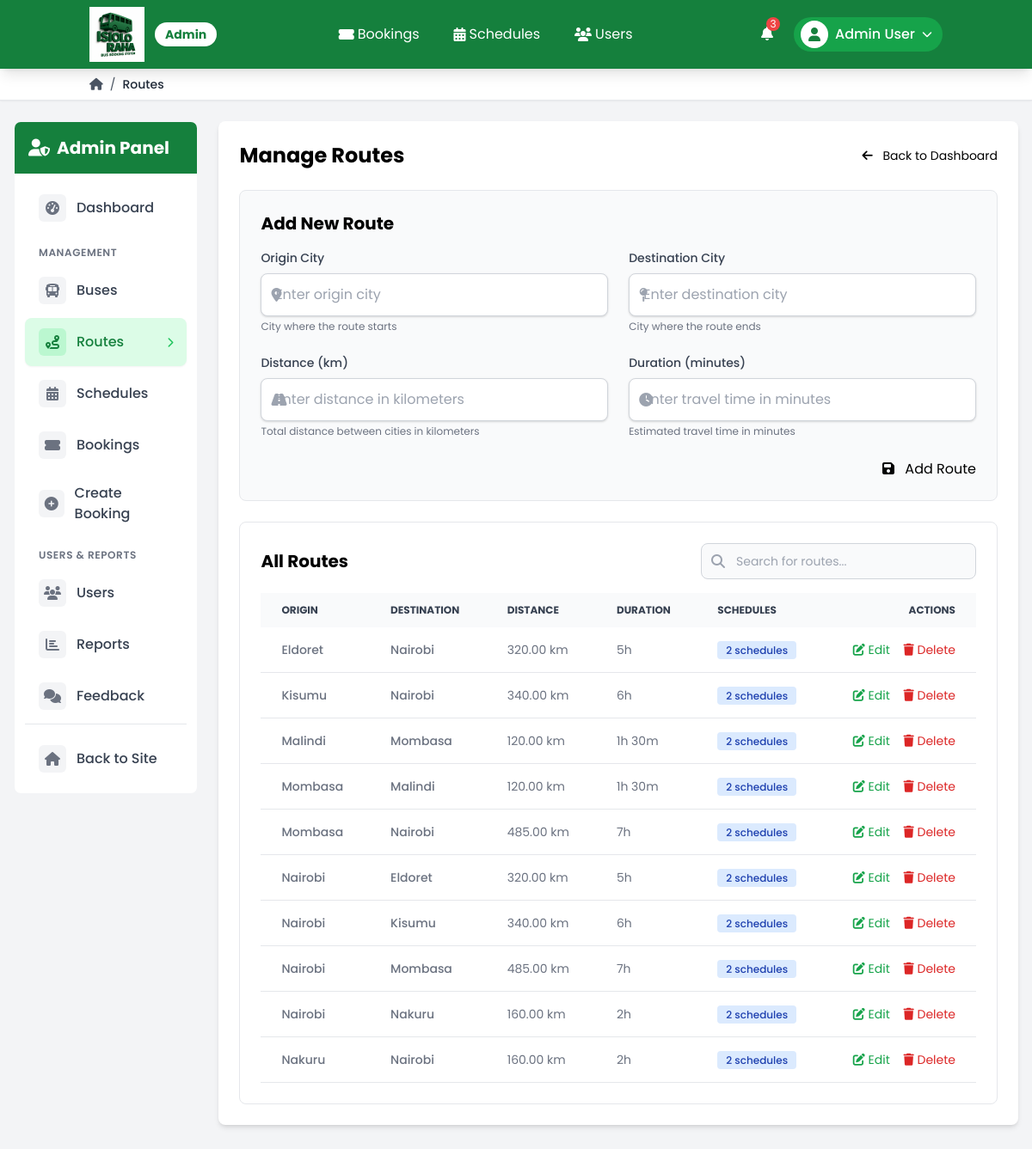
The app's page /admin/routes.php (signed in), older data.
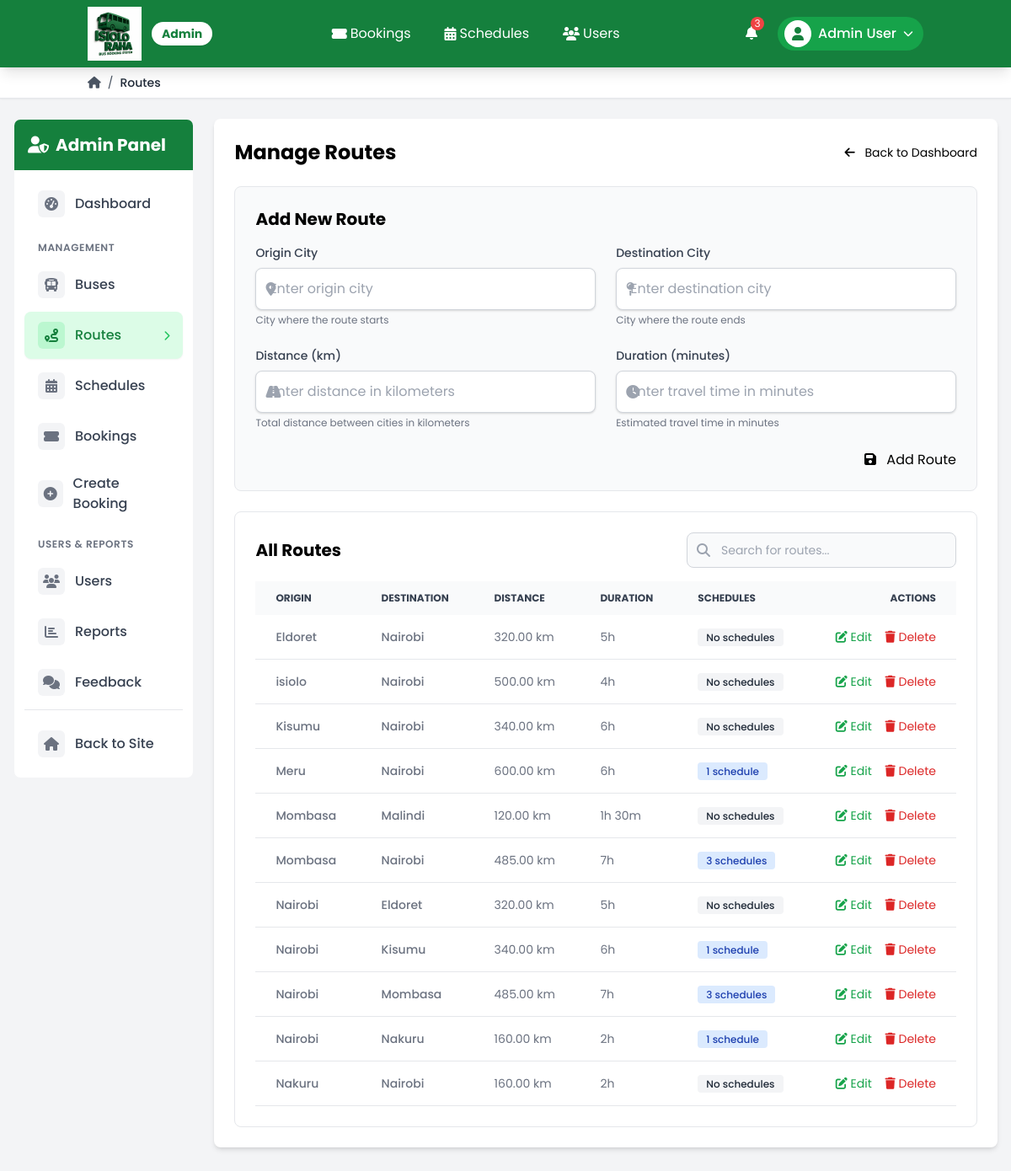
The same page, newer data.
### tables this page shows
CREATE TABLE `routes` (
  `id` int(11) UNSIGNED NOT NULL,
  `origin` varchar(100) NOT NULL,
  `destination` varchar(100) NOT NULL,
  `distance` decimal(10,2) DEFAULT NULL,
  `duration` int(11) DEFAULT NULL COMMENT 'Duration in minutes',
  `created_at` timestamp NOT NULL DEFAULT current_timestamp(),
  `updated_at` timestamp NOT NULL DEFAULT current_timestamp() ON UPDATE current_timestamp()
);

### includes/functions.php (called while the page is built, shortened)
<?php
function formatDuration($minutes) {
    $hours = floor($minutes / 60);
    $mins = $minutes % 60;
    if ($hours > 0) {
        return $hours . 'h ' . ($mins > 0 ? $mins . 'm' : '');
    } else {
        return $mins . 'm';
    }
}

### admin/routes.php (the view, shortened to what the changed rows need)
<?php
require_once '../includes/templates/admin_header.php';
require_once '../includes/functions.php';
$conn = require_once '../config/database.php';
$id = $origin = $destination = $distance = $duration = "";
$sql = "SELECT r.*,
        (SELECT COUNT(*) FROM schedules s WHERE s.route_id = r.id) as schedule_count
        FROM routes r
        ORDER BY r.origin, r.destination";
$result = $conn->query($sql);
$routes = [];
if ($result && $result->num_rows > 0) {
    while ($row = $result->fetch_assoc()) {
        $routes[] = $row;
    }
}
?>
<div class="grid grid-cols-1 md:grid-cols-5 gap-6">
    <div class="md:col-span-1">
        <?php include_once '../includes/templates/admin_sidebar.php'; ?>
    </div>
    <div class="md:col-span-4">
        <div class="bg-white rounded-lg shadow-md p-6 mb-6">
            <div class="flex justify-between items-center mb-6">
                <h1 class="text-2xl font-bold">Manage Routes</h1>
            </div>
            <div class="bg-gray-50 rounded-lg border border-gray-200 p-6 mb-6">
                <div class="flex justify-between items-center mb-4">
                    <h2 class="text-xl font-bold"><?php echo ($id) ? 'Edit Route' : 'Add New Route'; ?></h2>
                </div>
            </div>
            <div class="bg-white rounded-lg border border-gray-200 p-6">
                <div class="flex justify-between items-center mb-4">
                    <h2 class="text-xl font-bold">All Routes</h2>
                </div>
                <?php if (empty($routes)): ?>
                    <div class="text-center py-8">
                        <div class="text-gray-400 mb-3">
                            <i class="fas fa-route text-5xl"></i>
                        </div>
                        <p class="text-gray-500">No routes found. Add your first route above.</p>
                    </div>
                <?php else: ?>
                    <div class="overflow-x-auto">
                        <table class="w-full text-sm text-left text-gray-500 searchable-table">
                            <thead class="text-xs text-gray-700 uppercase bg-gray-50">
                                <tr>
                                    <th scope="col" class="px-6 py-3">Origin</th>
                                    <th scope="col" class="px-6 py-3">Destination</th>
                                    <th scope="col" class="px-6 py-3">Distance</th>
                                    <th scope="col" class="px-6 py-3">Duration</th>
                                    <th scope="col" class="px-6 py-3">Schedules</th>
                                    <th scope="col" class="px-6 py-3 text-right">Actions</th>
                                </tr>
                            </thead>
                            <tbody>
                                <?php foreach ($routes as $route): ?>
                                    <tr class="bg-white border-b hover:bg-gray-50">
                                        <td class="px-6 py-4 font-medium"><?php echo $route['origin']; ?></td>
                                        <td class="px-6 py-4 font-medium"><?php echo $route['destination']; ?></td>
                                        <td class="px-6 py-4"><?php echo $route['distance']; ?> km</td>
                                        <td class="px-6 py-4"><?php echo formatDuration($route['duration']); ?></td>
                                        <td class="px-6 py-4">
                                            <?php if ($route['schedule_count'] > 0): ?>
                                                <span class="bg-blue-100 text-blue-800 text-xs font-medium px-2.5 py-0.5 rounded">
                                                    <?php echo $route['schedule_count']; ?> schedule<?php echo $route['schedule_count'] > 1 ? 's' : ''; ?>
                                                </span>
                                            <?php else: ?>
                                                <span class="bg-gray-100 text-gray-800 text-xs font-medium px-2.5 py-0.5 rounded">No schedules</span>
                                            <?php endif; ?>
                                        </td>
                                        <td class="px-6 py-4 text-right">
                                            <a href="routes.php?action=edit&id=<?php echo $route['id']; ?>" class="text-primary-600 hover:text-primary-900 mr-3">
                                                <i class="fas fa-edit"></i> Edit
                                            </a>
                                            <a href="#" class="text-red-600 hover:text-red-900"
                                               onclick="confirmDelete(<?php echo $route['id']; ?>, '<?php echo $route['origin']; ?>', '<?php echo $route['destination']; ?>')">
                                                <i class="fas fa-trash"></i> Delete
                                            </a>
                                        </td>
                                    </tr>
                                <?php endforeach; ?>
                            </tbody>
                        </table>
                    </div>
                <?php endif; ?>
            </div>
        </div>
    </div>
</div>
<?php
require_once '../includes/templates/admin_footer.php';
?>

Row changes from the older to the newer data that the page shows:
removed routes: origin "Malindi", destination "Mombasa", distance "120.00", duration "1h 30m", schedule_count "2"
changed routes (number 1 of 11 on the later page): schedule_count "2" → (not shown); text "schedule s" → "No schedules"
added routes: origin "isiolo", destination "Nairobi", distance "500.00", duration "4h", shows "No schedules"
changed routes (number 3 of 11 on the later page): schedule_count "2" → (not shown); text "schedule s" → "No schedules"
added routes: origin "Meru", destination "Nairobi", distance "600.00", duration "6h", schedule_count "1"
changed routes "Malindi": schedule_count "2" → (not shown); text "schedule s" → "No schedules"
changed routes (number 6 of 11 on the later page): schedule_count "2" → "3"
changed routes (number 7 of 11 on the later page): schedule_count "2" → (not shown); text "schedule s" → "No schedules"
changed routes (number 8 of 11 on the later page): schedule_count "2" → "1"; no longer shows "s"
changed routes (number 9 of 11 on the later page): schedule_count "2" → "3"
changed routes (number 10 of 11 on the later page): schedule_count "2" → "1"; no longer shows "s"
changed routes (number 11 of 11 on the later page): schedule_count "2" → (not shown); text "schedule s" → "No schedules"
